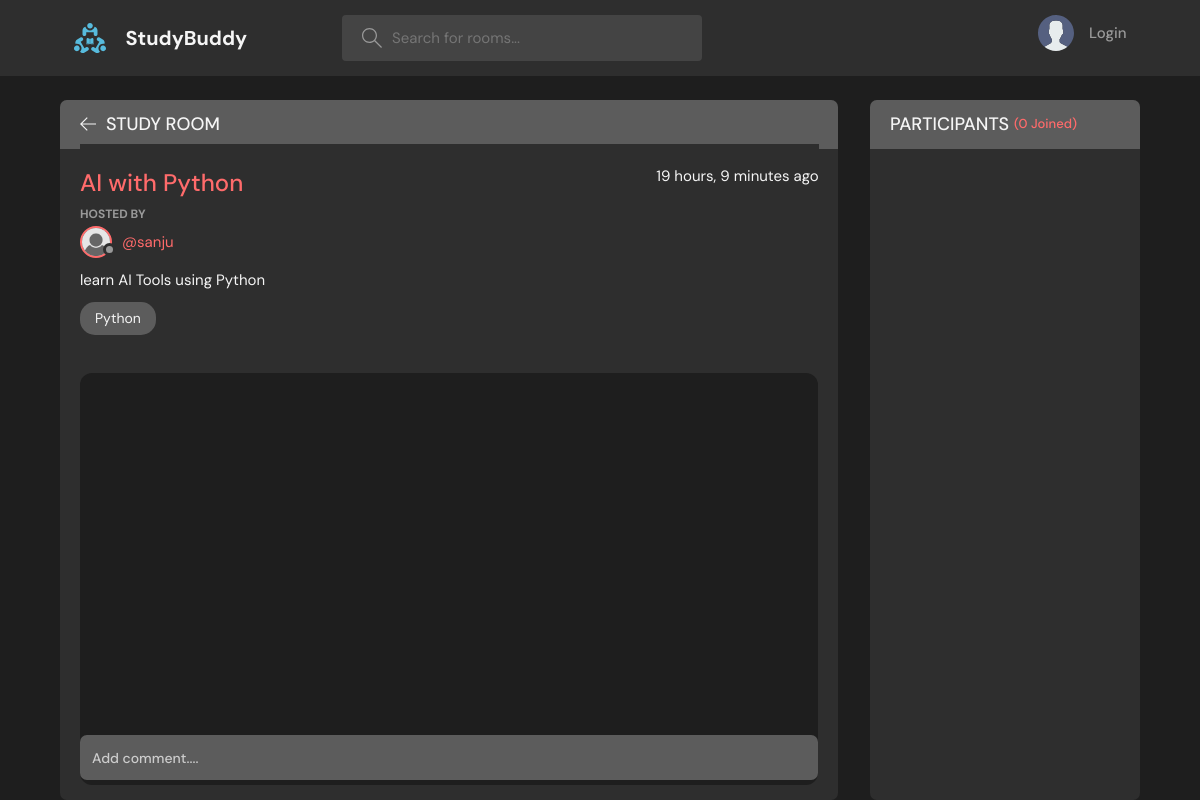
/room/5/, run on the app's committed database.
### base/models.py (models this page shows, shortened)
class Room(models.Model):
    host = models.ForeignKey(User,on_delete = models.SET_NULL, null = True)
    topic = models.ForeignKey(Topic,on_delete = models.SET_NULL , null = True)
    name = models.CharField(max_length=200)
    description = models.TextField(null = True, blank = True)
    participants = models.ManyToManyField(User, related_name = 'participants',blank =True)
    updated = models.DateTimeField(auto_now = True)
    created = models.DateTimeField(auto_now_add = True)
    class Meta:
        ordering = ['-updated','-created']

class Topic(models.Model):
    name = models.CharField(max_length=50)
    def __str__(self):
        return self.name

### base/views.py (the view, shortened to what this page needs)
# urls.py: path('room/<str:pk>/', views.room,name="room"),
def room(request,pk):
    room  = Room.objects.get(id=pk)
    room_messages = room.message_set.all().order_by('-created')
    participants = room.participants.all()
    context = {'room' : room,'participants' : participants, 'room_messages': room_messages}
    return render(request,'base/room.html',context)

### base/templates/base/room.html (shortened to what this page needs)
{%extends 'main.html'%}
{%load static%}
{%block content%}
<main class="profile-page layout layout--2">
  <div class="container">
    <div class="room">
      <div class="room__top">
        <div class="room__topLeft">
          <a href="{%url 'home'%}">
            <svg version="1.1" xmlns="http://www.w3.org/2000/svg" width="32" height="32" viewBox="0 0 32 32">
              <title>arrow-left</title>
              <path
                d="M13.723 2.286l-13.723 13.714 13.719 13.714 1.616-1.611-10.96-10.96h27.625v-2.286h-27.625l10.965-10.965-1.616-1.607z">
              </path>
            </svg>
          </a>
          <h3>Study Room</h3>
        </div>
      </div>
      <div class="room__box scroll">
        <div class="room__header scroll">
          <div class="room__info">
            <h3>{{room.name}}</h3>
            <span>{{room.created | timesince}} ago</span>
          </div>
          <div class="room__hosted">
            <p>Hosted By</p>
            <a href="{%url 'user-profile' room.host.id %}" class="room__author">
              <div class="avatar avatar--small">
                <img src="{%static 'image/profile.png'%}" />
              </div>
              <span>@{{room.host.username}}</span>
            </a>
          </div>
          <div class="room__details">
            {{room.description}}
          </div>
          <span class="room__topics">{{room.topic}}</span>
        </div>
        <div class="room__conversation">
          <div class="threads scroll">
          </div>
        </div>
      </div>
      <div class="room__message">
        <form action="" method="POST">
          <input name="body" placeholder="Add comment...." />
        </form>
      </div>
    </div>
    <div class="participants">
      <h3 class="participants__top">Participants <span>({{participants.count}} Joined)</span></h3>
      <div class="participants__list scroll">
      </div>
    </div>
  </div>
</main>
{%endblock content%}

### data on the page
Room: name "AI with Python", created "19 hours, 9 minutes", host.username "sanju", description "learn AI Tools using Python", topic "Python"

### other printed values
{{ participants.count }} "0"
